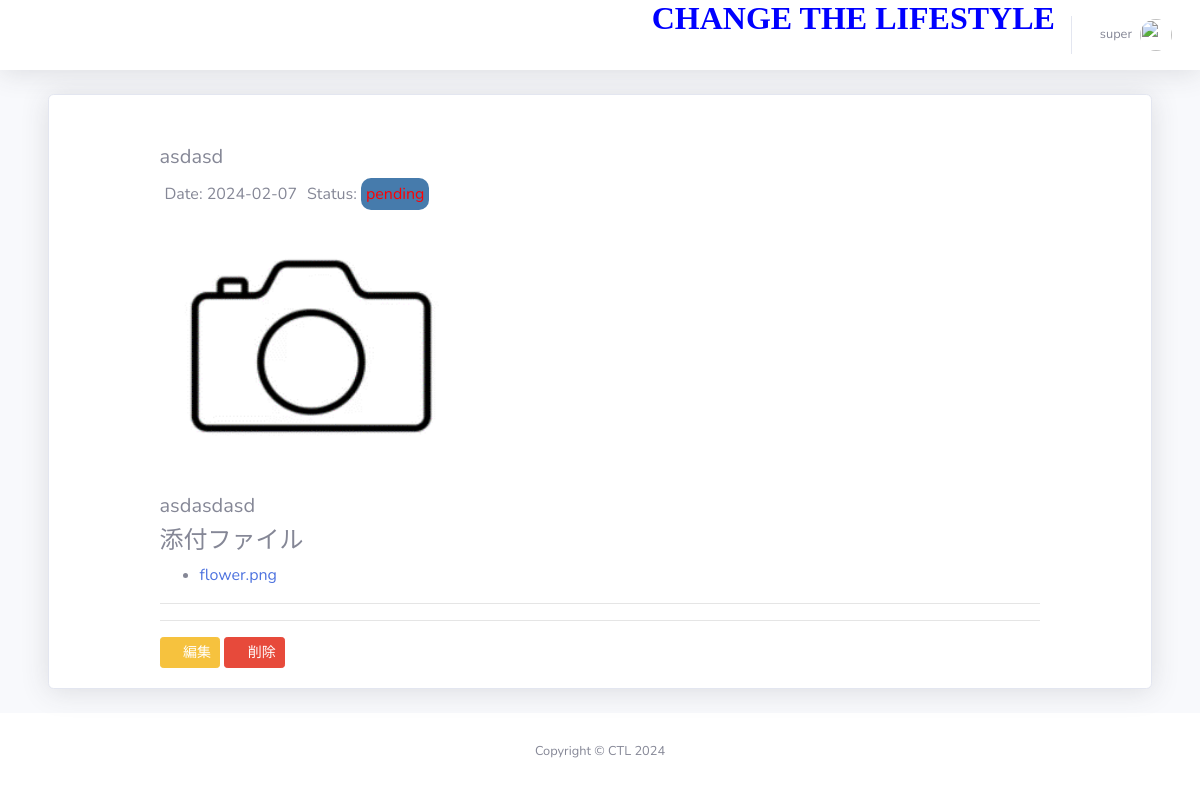
Screenshot of /dashboard/post/view/22 (signed in) with the database file from the repository.
### dashboard/models.py (models this page shows, shortened)
class Author(models.Model):
    author = models.OneToOneField(User, on_delete=models.SET_NULL, null=True)
    email_text = models.CharField(max_length=255, blank=True, null=True, verbose_name='Email')
    first_name = models.CharField(max_length=100, null=True, blank=True, verbose_name='First Name')
    last_name = models.CharField(max_length=100, null=True, blank=True, verbose_name='Last Name')
    designation = models.CharField(max_length=10, null=True)
    author_image = models.ImageField(upload_to='author/', verbose_name='Author Profile Image', blank=True, null=True)
    class Meta:
        verbose_name_plural = 'Author'

### idea/models.py (models this page shows, shortened)
class Idea(models.Model):
    status = (
        ('active', 'active'),
        ('pending', 'pending')
    )
    title = models.CharField(max_length=200, null=True)
    detail = models.TextField(max_length=2000, null=True)
    image = models.ImageField(upload_to='images/media', null=True, blank=True)
    status = models.CharField(max_length=20, choices=status, default='pending')
    author = models.ForeignKey(Author, on_delete=models.CASCADE)
    email_text = models.CharField(max_length=255, blank=True, null=True, verbose_name='Email')
    featured = models.BooleanField(default=False)
    visit_count = models.IntegerField(default=0)
    created_at = models.DateTimeField(auto_now_add=True)
    files = models.ManyToManyField(IdeaFile, related_name='idea_files', blank=True)
    class Meta:
        verbose_name_plural = 'Ideas'

class IdeaFile(models.Model):
    idea = models.ForeignKey('Idea', on_delete=models.CASCADE)
    file = models.FileField(upload_to='idea_files/')
    uploaded_at = models.DateTimeField(auto_now_add=True)

### dashboard/views.py (the view)
# urls.py: path('post/view/<str:id>', views.PostView.as_view(), name='post'),
class PostView(View):
    def dispatch(self, request, *args, **kwargs):
        return super().dispatch(request, *args, **kwargs)
    def get(self, request, id):
        post_obj = get_object_or_404(Idea, id=id)
        files = post_obj.files.all()  # Fetch associated files
        context = {
            'post': post_obj,
            'files': files,  # Include files in the context
        }
        return render(request, 'dashboard/post/post_view.html', context)

### templates/dashboard/post/post_view.html (shortened to what this page needs)
{% extends 'dashboard/base/base.html' %}
{% block body %}
{% load static %}
{% load humanize %}
<div class="container-fluid">
    <div class="row">
        <div class="col">
            <div class="card shadow mb-4">
                <div class="row" style="padding: 20px;">
                    <div class="col-10 mx-auto">
                        <h5>{{ post.title }}</h5>
                        <div class="text_div">
                            <p>Date: {{ post.created_at|date:"Y-m-d" }}</p>
                            {% if post.status == 'active' %}
                                <p>Status: <span style="color: green;"> {{ post.status }}</span> </p>
                            {% else %}
                                <p>Status: <span style="color: red; background-color: rgb(70, 123, 172); padding: 5px; border-radius: 10px; ">{{ post.status }}</span></p>
                            {% endif %}
                        </div>
                        {% if post.image %}
                            <img src="{{ post.image.url }}" alt="{{ post.title }}" style="width: 300px; height: auto;">
                        {% else %}
                            <img src="" alt="">
                        {% endif %}
                        <h5>{{ post.detail }}</h5>
                        {% if post.files.all %}
                            <h4>添付ファイル</h4>
                            <ul>
                                {% for file in post.files.all %}
                                    <li><a href="{{ file.file.url }}" target="_blank">{{ file.file.name|slice:"11:" }}</a></li>
                                {% endfor %}
                            </ul>
                        {% else %}
                            <p>ファイルが添付されていない。</p>
                        {% endif %}
                        <hr>
                        <hr>
                        {% if user.is_authenticated %}
                            {% if user.is_staff or user.is_superuser or user.author == post.author %}
                                <a href="{% url 'edit_post' post.id %}" class="btn btn-warning btn-sm"><i class="far fa-edit"></i> 編集</a>
                                <a href="{% url 'delete_post' post.id %}" class="btn btn-danger btn-sm" data-toggle="modal" data-target="#delete"><i class="far fa-trash-alt"></i> 削除 </a>
                            {% endif %}
                        {% endif %}
                    </div>
                </div>
            </div>
        </div>
    </div>
</div>
{% endblock %}

### templates/dashboard/base/base.html (shortened to what this page needs)
<!DOCTYPE html>
<html lang="en">
    {% load static %}
    {% load humanize %}
<head>
    {% load static %}
    <link href="{% static  'vendor/fontawesome-free/css/all.min.css' %}" rel="stylesheet" type="text/css">
    <link href="{% static 'css/sb-admin-2.min.css' %}" rel="stylesheet">
</head>
<body id="page-top">
    <div id="wrapper">
        <div id="content-wrapper" class="d-flex flex-column">
            <div id="content">
                <nav class="navbar navbar-expand navbar-light bg-white topbar mb-4 static-top shadow">
                    <ul class="navbar-nav ml-auto">
                        <h2><a style="color:blue" href="{% url 'home' %}" > <i class="fa fa-link"> CHANGE THE LIFESTYLE</i> </a></h2>
                        {% if user.is_authenticated %}
                        <li class="nav-item dropdown no-arrow">
                            <a class="nav-link dropdown-toggle" href="#" id="userDropdown" role="button"
                                data-toggle="dropdown" aria-haspopup="true" aria-expanded="false">
                                <span class="mr-2 d-none d-lg-inline text-gray-600 small">{{ user.author.author.username }}</span>
                                {% if user.author.author_image %}
                                <img class="img-profile rounded-circle"
                                    src="{{ user.author.author_image.url }}">
                                {% else %}
                                <img class="img-profile rounded-circle" src="https://www.pngarts.com/files/11/Avatar-PNG-Transparent-Image.png" alt="">
                                {% endif %}
                            </a>
                        </li>
                        {% endif %}
                    </ul>
                </nav>
                <div class="container-fluid">
                {% block body %}{% endblock %}
            </div>
            <footer class="sticky-footer bg-white" style="bottom: 0;">
                <div class="container my-auto">
                    <div class="copyright text-center my-auto">
                        <span>Copyright &copy; CTL 2024</span>
                    </div>
                </div>
            </footer>
        </div>
    </div>
</body>
</html>

### rows the page displays
Idea: title "asdasd", created_at "2024-02-07", status "pending", image (picture), detail "asdasdasd"
IdeaFile: file.name "flower.png"

### other values shown
{{ user.author.author.username }} "super"
